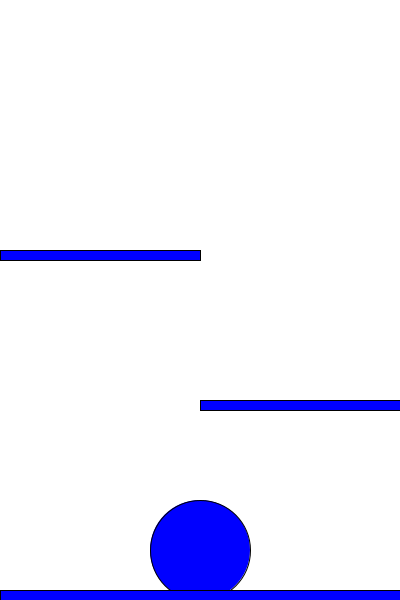
Frame 1 (no input)
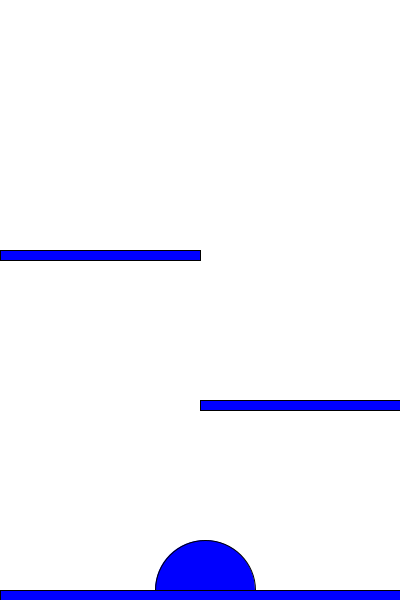
Frame 60 (the mouse pressed at the canvas centre just before this capture)
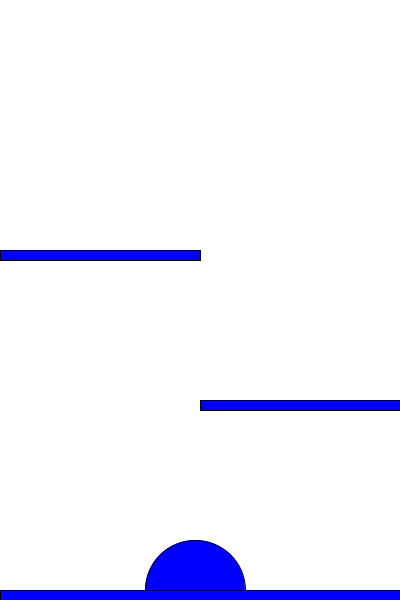
Frame 120 (the mouse held since frame 60 and released just before this capture)

The Processing sketch that drew these frames (run headless with seeded random() and noise(); from frame 60 on, the mouse is pressed at the canvas centre):

// Processing sketch: finn_jump
// ── finn_jump.pde
float finX=200, finY=550;
float finVX=5, finVY=0;
//float boardX=0, boardY=550, boardW=400;
class Board{
  float X, Y, W; 
  Board(int x, int y, int w){
    X=x; Y=y; W=w;
  }
  int onboard(){
    if( finX> X && finX < X+W && finY<=Y && finY+finVY>=Y) return 1;
    else return 0;
  }
}
Board [] b = new Board[10];
void setup(){
  size(400,600);
  b[0] = new Board(0, 590, 400);
  b[1] = new Board(200, 400,200);
  b[2] = new Board(0, 250, 200);
  b[3] = new Board(100,200,100);
}

void draw(){
  background(255);
  fill(0,0,255);
  ellipse(finX,finY,100,100);//draw finn as a circle
  finX+=finVX;
  if(finX>=350 || finX<=50)finVX=-finVX;

  finY+=finVY;
  finVY+=2.9;
  for(int i=0;i<3;i++){
    rect(b[i].X, b[i].Y, b[i].W, 10);
    if(b[i].onboard()==1 && finVY>0){
      finVY=0;
      finY=b[i].Y;
    }
  }
}

void keyPressed(){
  if(key==' '){
    if(finVY==0) finVY=-40;
    else background(255,0,0);
  }
}
